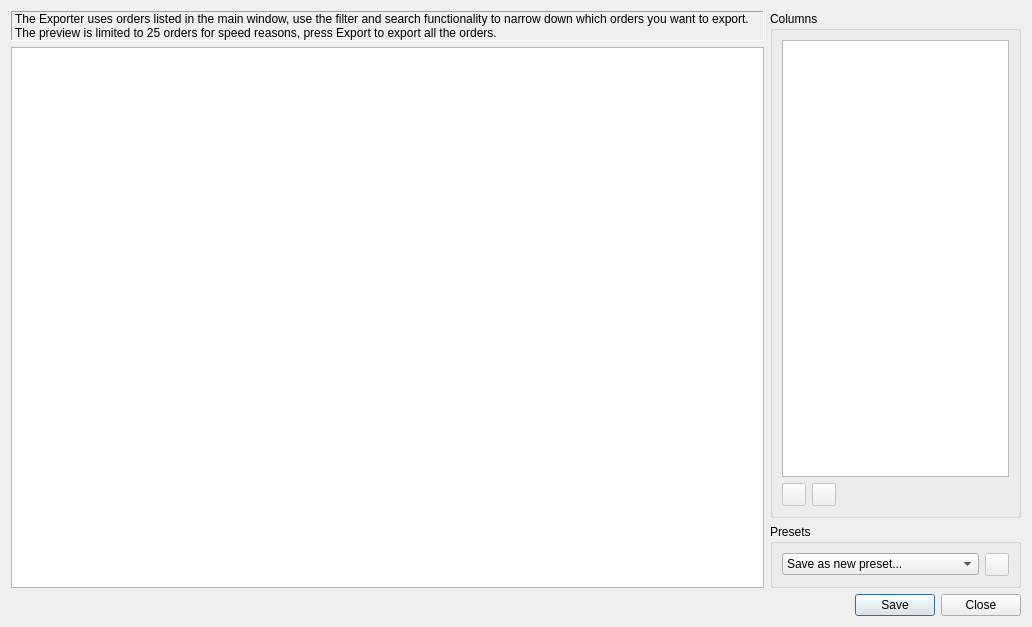
<?xml version="1.0" encoding="UTF-8"?>
<ui version="4.0">
 <class>BulkExporterDialog</class>
 <widget class="QDialog" name="BulkExporterDialog">
  <property name="geometry">
   <rect>
    <x>0</x>
    <y>0</y>
    <width>1032</width>
    <height>627</height>
   </rect>
  </property>
  <property name="windowTitle">
   <string>Bulk Exporter</string>
  </property>
  <property name="windowIcon">
   <iconset resource="../res.qrc">
    <normaloff>:/res/icons/page_white_go.png</normaloff>:/res/icons/page_white_go.png</iconset>
  </property>
  <layout class="QVBoxLayout" name="verticalLayout_4">
   <item>
    <layout class="QHBoxLayout" name="horizontalLayout_2" stretch="3,1">
     <item>
      <layout class="QVBoxLayout" name="verticalLayout_3">
       <item>
        <widget class="QLabel" name="label">
         <property name="frameShape">
          <enum>QFrame::Panel</enum>
         </property>
         <property name="frameShadow">
          <enum>QFrame::Sunken</enum>
         </property>
         <property name="text">
          <string>The Exporter uses orders listed in the main window, use the filter and search functionality to narrow down which orders you want to export.
The preview is limited to 25 orders for speed reasons, press Export to export all the orders.</string>
         </property>
         <property name="wordWrap">
          <bool>true</bool>
         </property>
        </widget>
       </item>
       <item>
        <widget class="QPlainTextEdit" name="previewTextEdit">
         <property name="font">
          <font>
           <family>Courier New</family>
          </font>
         </property>
         <property name="lineWrapMode">
          <enum>QPlainTextEdit::NoWrap</enum>
         </property>
         <property name="readOnly">
          <bool>true</bool>
         </property>
         <property name="textInteractionFlags">
          <set>Qt::TextSelectableByKeyboard|Qt::TextSelectableByMouse</set>
         </property>
        </widget>
       </item>
      </layout>
     </item>
     <item>
      <layout class="QVBoxLayout" name="verticalLayout">
       <item>
        <widget class="QGroupBox" name="columnGroupBox">
         <property name="title">
          <string>Columns</string>
         </property>
         <layout class="QVBoxLayout" name="verticalLayout_2">
          <item>
           <widget class="QTreeWidget" name="columnTreeWidget">
            <property name="indentation">
             <number>0</number>
            </property>
            <attribute name="headerVisible">
             <bool>false</bool>
            </attribute>
            <column>
             <property name="text">
              <string/>
             </property>
            </column>
           </widget>
          </item>
          <item>
           <layout class="QHBoxLayout" name="columnButtonHorizontalLayout">
            <item>
             <widget class="QToolButton" name="columnUpButton">
              <property name="enabled">
               <bool>false</bool>
              </property>
              <property name="icon">
               <iconset resource="../res.qrc">
                <normaloff>:/res/icons/arrow_up.png</normaloff>:/res/icons/arrow_up.png</iconset>
              </property>
             </widget>
            </item>
            <item>
             <widget class="QToolButton" name="columnDownButton">
              <property name="enabled">
               <bool>false</bool>
              </property>
              <property name="icon">
               <iconset resource="../res.qrc">
                <normaloff>:/res/icons/arrow_down.png</normaloff>:/res/icons/arrow_down.png</iconset>
              </property>
             </widget>
            </item>
            <item>
             <spacer name="columnHorizontalSpacer">
              <property name="orientation">
               <enum>Qt::Horizontal</enum>
              </property>
              <property name="sizeHint" stdset="0">
               <size>
                <width>40</width>
                <height>20</height>
               </size>
              </property>
             </spacer>
            </item>
           </layout>
          </item>
         </layout>
        </widget>
       </item>
       <item>
        <widget class="QGroupBox" name="presetGroupBox">
         <property name="title">
          <string>Presets</string>
         </property>
         <layout class="QHBoxLayout" name="horizontalLayout">
          <item>
           <widget class="QComboBox" name="presetComboBox">
            <property name="currentIndex">
             <number>0</number>
            </property>
            <item>
             <property name="text">
              <string>Save as new preset...</string>
             </property>
            </item>
           </widget>
          </item>
          <item>
           <widget class="QToolButton" name="deletePresetButton">
            <property name="enabled">
             <bool>false</bool>
            </property>
            <property name="text">
             <string/>
            </property>
            <property name="icon">
             <iconset resource="../res.qrc">
              <normaloff>:/res/icons/bin.png</normaloff>:/res/icons/bin.png</iconset>
            </property>
           </widget>
          </item>
         </layout>
        </widget>
       </item>
      </layout>
     </item>
    </layout>
   </item>
   <item>
    <widget class="QDialogButtonBox" name="buttonBox">
     <property name="orientation">
      <enum>Qt::Horizontal</enum>
     </property>
     <property name="standardButtons">
      <set>QDialogButtonBox::Close|QDialogButtonBox::Save</set>
     </property>
    </widget>
   </item>
  </layout>
 </widget>
 <resources>
  <include location="../res.qrc"/>
 </resources>
 <connections>
  <connection>
   <sender>buttonBox</sender>
   <signal>accepted()</signal>
   <receiver>BulkExporterDialog</receiver>
   <slot>accept()</slot>
   <hints>
    <hint type="sourcelabel">
     <x>257</x>
     <y>660</y>
    </hint>
    <hint type="destinationlabel">
     <x>157</x>
     <y>274</y>
    </hint>
   </hints>
  </connection>
  <connection>
   <sender>buttonBox</sender>
   <signal>rejected()</signal>
   <receiver>BulkExporterDialog</receiver>
   <slot>reject()</slot>
   <hints>
    <hint type="sourcelabel">
     <x>325</x>
     <y>660</y>
    </hint>
    <hint type="destinationlabel">
     <x>286</x>
     <y>274</y>
    </hint>
   </hints>
  </connection>
 </connections>
</ui>
